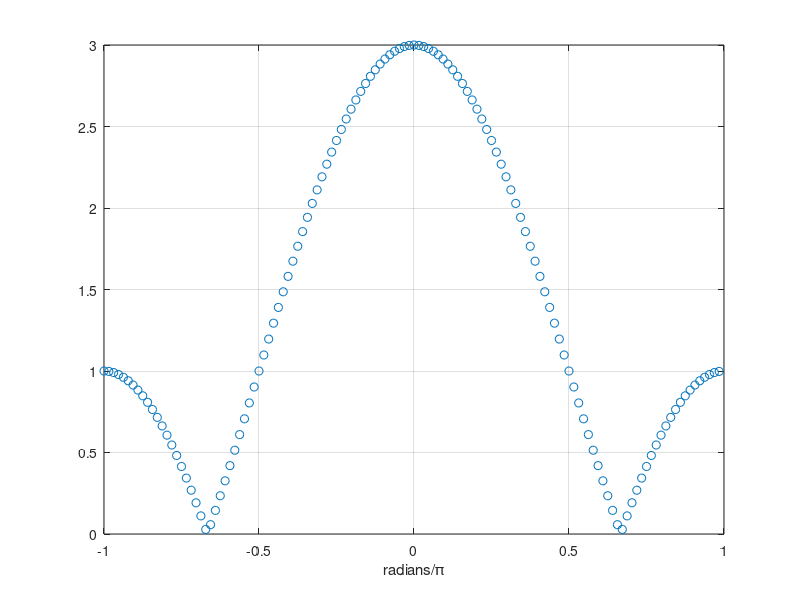

The MATLAB source for this figure:
x=ones(1,3);

X=fft(x);
N=128;
X=fft(x,N);
plot(abs(fftshift(X)));
w=2*pi*(0:(N-1))/N;
w2=fftshift(w);
w3=unwrap(w2-2*pi);
plot(w3);grid
plot(w3,abs(fftshift(X)));grid
xlabel('radians')
plot(w3/pi,abs(fftshift(X)),'o');grid
xlabel('radians/\pi')